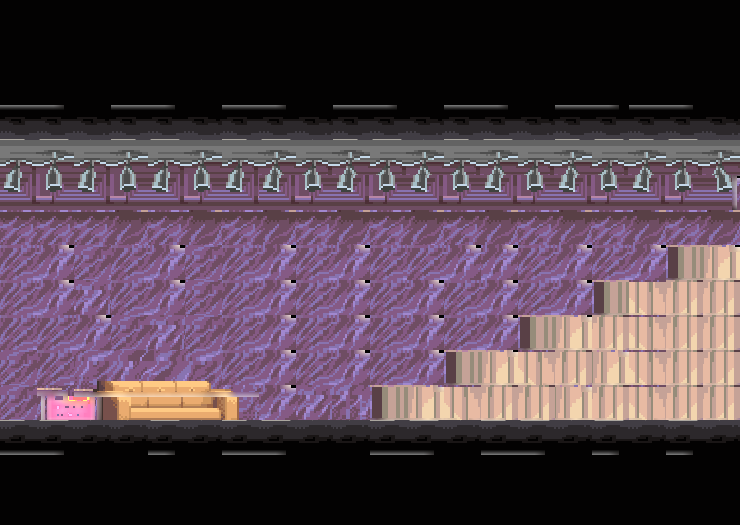

Below is a game level as drawn by its tile map, then a one-line description and the .tmx file that defines it, in full:
An orthogonal 20x15 tile map with 37x35 px tiles, 3 tile layers (Слой тайлов 1, Слой тайлов 2, Слой тайлов 3) and 12 objects (9x solid, player, enemy, exit).

<map version="1.5" tiledversion="1.7.2" orientation="orthogonal" renderorder="right-down" width="20" height="15" tilewidth="37" tileheight="35" infinite="0" nextlayerid="5" nextobjectid="14">
 <tileset firstgid="1" name="lobby" tilewidth="37" tileheight="35" tilecount="1170" columns="39">
  <image source="../images/lobby_tiles.png" width="1464" height="1072" />
 </tileset>
 <layer id="1" name="Слой тайлов 1" width="20" height="15">
  <data encoding="csv">
20,21,22,23,20,20,20,20,21,22,23,20,21,20,20,20,20,21,22,23,
20,21,22,20,20,21,22,20,21,22,20,20,20,20,21,22,20,21,22,23,
20,21,22,20,21,22,23,20,21,22,20,21,20,21,22,23,20,21,22,23,
92,93,94,92,93,94,92,93,94,92,93,94,92,93,94,92,93,92,93,94,
565,566,566,566,566,566,566,566,566,566,566,566,566,566,566,566,566,566,566,566,
285,286,285,286,572,571,572,573,572,573,285,286,285,285,285,286,285,285,285,286,
285,286,285,286,572,571,285,286,285,286,285,285,285,286,285,286,285,286,285,286,
285,286,571,285,286,571,285,286,285,286,285,285,286,286,285,286,285,286,285,286,
285,286,572,285,286,571,285,286,285,286,285,286,285,286,285,286,285,286,285,286,
285,285,286,571,572,571,285,286,285,286,285,286,285,286,285,286,285,286,285,286,
571,285,286,571,572,571,285,286,285,286,285,286,285,286,285,286,285,286,285,286,
571,285,286,571,572,571,285,286,572,573,285,285,285,286,285,285,285,286,285,286,
1073741916,1073741917,1073741918,1073741918,1073741917,1073741918,1073741916,1073741917,1073741918,1073741918,1073741916,1073741917,1073741918,1073741916,1073741917,1073741918,1073741917,1073741918,1073741917,1073741918,
20,21,20,20,20,20,20,20,20,20,21,20,21,22,20,21,22,23,23,23,
20,20,20,21,22,23,20,21,22,20,20,20,21,22,23,20,21,22,23,23
</data>
 </layer>
 <layer id="2" name="Слой тайлов 2" width="20" height="15">
  <data encoding="csv">
0,0,0,0,0,0,0,0,0,0,0,0,0,0,0,0,0,0,0,0,
0,0,0,0,0,0,0,0,0,0,0,0,0,0,0,0,0,0,0,0,
0,0,0,0,0,0,0,0,0,0,0,0,0,0,0,0,0,0,0,0,
0,0,0,0,0,0,0,0,0,0,0,0,0,0,0,0,0,0,0,0,
1,2,1,2,1,2,1,2,1,2,1,2,1,2,1,2,1,2,1,2,
40,41,40,41,40,41,40,40,41,40,41,40,41,40,41,40,41,40,41,42,
250,250,250,251,250,251,250,251,250,251,250,251,250,251,250,251,250,251,250,251,
0,0,0,0,0,0,0,0,0,0,0,0,0,0,0,0,0,0,253,254,
0,0,0,0,0,0,0,0,0,0,0,0,0,0,0,0,253,243,236,236,
0,0,0,0,0,0,0,0,0,0,0,0,0,0,253,254,236,243,236,236,
0,0,0,0,0,0,0,0,0,0,0,0,253,254,243,236,254,243,236,236,
0,600,601,602,603,604,605,0,0,0,253,254,243,236,236,254,236,243,236,236,
0,0,0,0,0,0,0,0,0,0,0,0,0,0,0,0,0,0,0,0,
0,0,0,0,0,0,0,0,0,0,0,0,0,0,0,0,0,0,0,0,
0,0,0,0,0,0,0,0,0,0,0,0,0,0,0,0,0,0,0,0
</data>
 </layer>
 <layer id="3" name="Слой тайлов 3" width="20" height="15">
  <data encoding="csv">
0,0,0,0,0,0,0,0,0,0,0,0,0,0,0,0,0,0,0,0,
0,0,0,0,0,0,0,0,0,0,0,0,0,0,0,0,0,0,0,0,
0,0,0,0,0,0,0,0,0,0,0,0,0,0,0,0,0,0,0,0,
0,0,0,0,0,0,0,0,0,0,0,0,0,0,0,0,0,0,0,0,
0,0,0,0,0,0,0,0,0,0,0,0,0,0,0,0,0,0,0,0,
0,0,0,0,0,0,0,0,0,0,0,0,0,0,0,0,0,0,0,0,
0,0,0,0,0,0,0,0,0,0,0,0,0,0,0,0,0,0,0,0,
0,0,0,0,0,0,0,0,0,0,0,0,0,0,0,0,0,0,0,0,
0,0,0,0,0,0,0,0,0,0,0,0,0,0,0,0,0,0,0,0,
0,0,0,0,0,0,0,0,0,0,0,0,0,0,0,0,0,0,0,0,
0,0,607,608,609,610,0,0,0,0,0,0,0,0,0,0,0,0,0,0,
0,0,646,647,648,649,650,0,0,0,0,0,0,0,0,0,0,0,0,0,
0,0,0,0,0,0,0,0,0,0,0,0,0,0,0,0,0,0,0,0,
0,0,0,0,0,0,0,0,0,0,0,0,0,0,0,0,0,0,0,0,
0,0,0,0,0,0,0,0,0,0,0,0,0,0,0,0,0,0,0,0
</data>
 </layer>
 <objectgroup id="4" name="Слой объектов 1">
  <object id="1" name="solid" x="668.5" y="246.5" width="69.5" height="172.5" />
  <object id="2" name="solid" x="594.25" y="281.5" width="73.75" height="138.5" />
  <object id="3" name="solid" x="521.75" y="316.5" width="70" height="104" />
  <object id="4" name="solid" x="446" y="351.5" width="109" height="69.5" />
  <object id="5" name="solid" x="373.75" y="386" width="144.25" height="34.75" />
  <object id="6" name="solid" x="0" y="422.5" width="738.667" height="100.167" />
  <object id="7" name="solid" x="1.33333" y="73.3333" width="740" height="61.3333" />
  <object id="8" name="solid" x="-1.33333" y="133.333" width="28" height="284" />
  <object id="9" name="solid" x="726.667" y="133.333" width="10.6667" height="114.667" />
  <object id="10" name="player" x="59" y="360.5" width="49.5" height="47" />
  <object id="11" name="enemy" x="239.75" y="374.5" width="33" height="43" />
  <object id="12" name="exit" x="690.5" y="187" width="30" height="21.5" />
 </objectgroup>
</map>